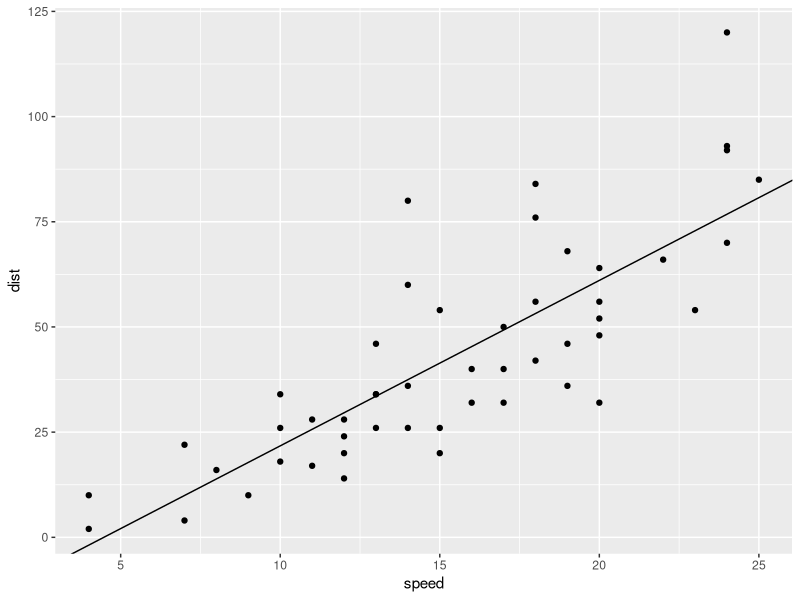

This figure's R source:
## ---- chunk 1
knitr::opts_chunk$set(echo = TRUE)
## ---- chunk 2
fit <- lm(dist ~ speed, data = cars) # linear regression 
## ---- chunk 3
library(knitr)
coefs <- matrix(coef(fit))
rownames(coefs) <- c("Intercept", "speed")
kable(coefs, label = "tab:coefs",
      digits = 2,
      row.names = TRUE, 
      col.names = "Estimate")
## ---- chunk 4
library(ggplot2)
ggplot(cars, aes(x = speed, y = dist)) + geom_point() +
  geom_abline(intercept = coef(fit)[1], slope = coef(fit)[2])
